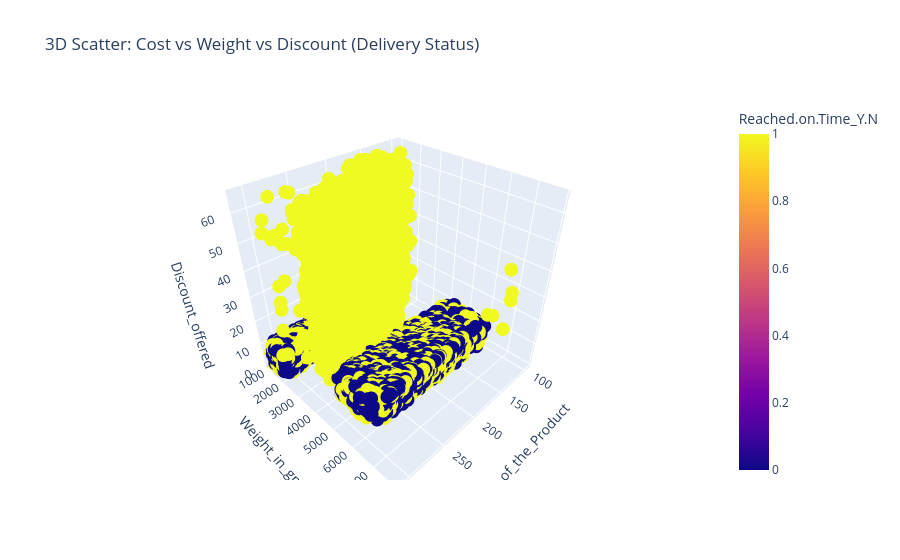

The notebook cell saved with this chart:
### Code cell
#3D Scatter Plot (Optional – for better visualization)
import plotly.express as px

fig = px.scatter_3d(df, 
                    x='Cost_of_the_Product', 
                    y='Weight_in_gms', 
                    z='Discount_offered',
                    color='Reached.on.Time_Y.N',
                    title="3D Scatter: Cost vs Weight vs Discount (Delivery Status)")
fig.show()

### Figure 1 — Plotly figure (JSON) as saved in the notebook; plotly's stock layout.template omitted (floating-point values rounded to 4 significant figures; data arrays with more than 128 entries replaced by an {"elided": "..."} marker saying what was removed)
{"data": [{"hovertemplate": "Cost_of_the_Product=%{x}<br>Weight_in_gms=%{y}<br>Discount_offered=%{z}<br>Reached.on.Time_Y.N=%{marker.color}<extra></extra>", "legendgroup": "", "marker": {"color": {"elided": "10999 int values"}, "coloraxis": "coloraxis", "symbol": "circle"}, "mode": "markers", "name": "", "scene": "scene", "showlegend": false, "type": "scatter3d", "x": {"elided": "10999 int values"}, "y": {"elided": "10999 int values"}, "z": {"elided": "10999 int values"}}], "layout": {"coloraxis": {"colorbar": {"title": {"text": "Reached.on.Time_Y.N"}}, "colorscale": [[0, "#0d0887"], [0.1111, "#46039f"], [0.2222, "#7201a8"], [0.3333, "#9c179e"], [0.4444, "#bd3786"], [0.5556, "#d8576b"], [0.6667, "#ed7953"], [0.7778, "#fb9f3a"], [0.8889, "#fdca26"], [1, "#f0f921"]]}, "legend": {"tracegroupgap": 0}, "scene": {"domain": {"x": [0, 1], "y": [0, 1]}, "xaxis": {"title": {"text": "Cost_of_the_Product"}}, "yaxis": {"title": {"text": "Weight_in_gms"}}, "zaxis": {"title": {"text": "Discount_offered"}}}, "title": {"text": "3D Scatter: Cost vs Weight vs Discount (Delivery Status)"}}}
